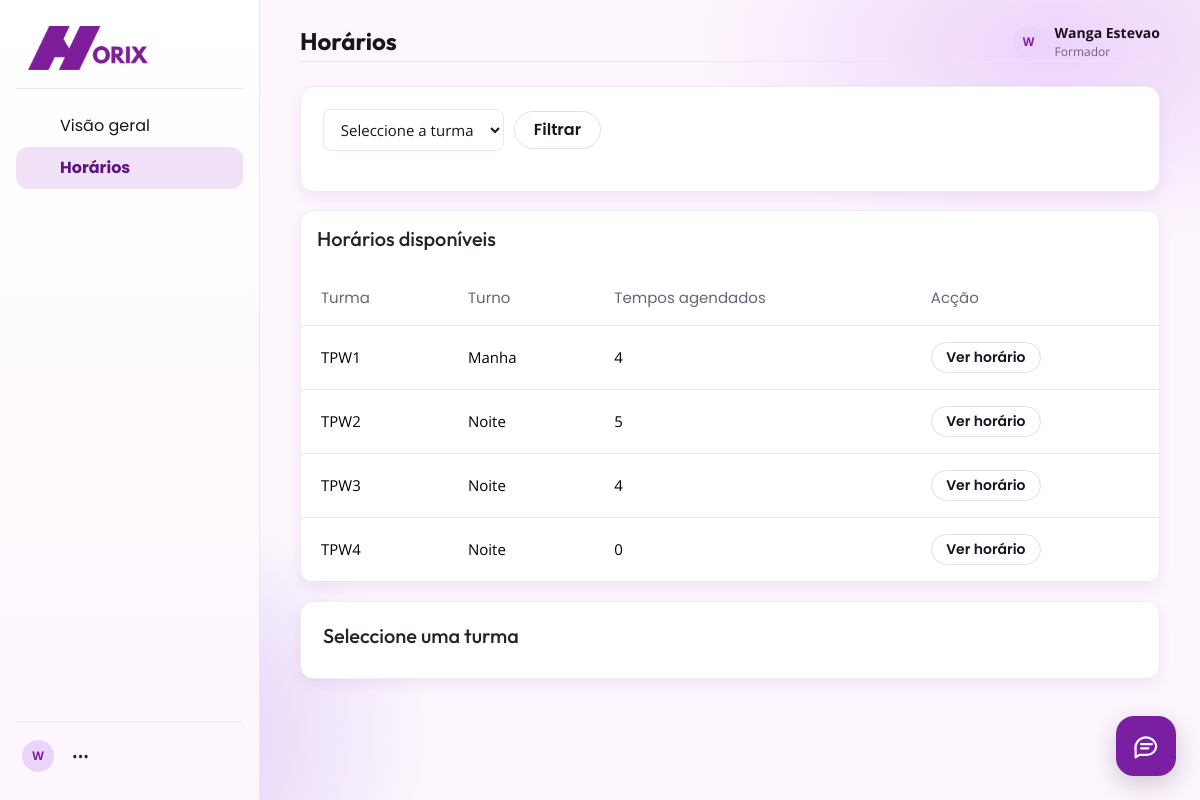
/View/html-php/GerarHorario.php (signed in), run on the app's committed database.
### tables this page shows
CREATE TABLE `utilizador` (
  `id_utilizador` int(11) NOT NULL,
  `nome` varchar(100) NOT NULL,
  `email` varchar(120) NOT NULL,
  `senha` varchar(255) NOT NULL,
  `perfil` enum('Chefe de Departamento','Formador') NOT NULL,
  `ativo` tinyint(1) NOT NULL DEFAULT 1,
  `criado_em` timestamp NOT NULL DEFAULT current_timestamp()
);

CREATE TABLE `turma` (
  `id_turma` int(11) NOT NULL,
  `nome` varchar(50) NOT NULL,
  `id_curso` int(11) NOT NULL,
  `turno` enum('manha','tarde','noite') NOT NULL DEFAULT 'noite',
  `num_formandos` int(11) NOT NULL DEFAULT 30,
  `data_inicio` date DEFAULT NULL
);

### View/html-php/GerarHorario.php (the view, shortened to what the rows shown need)
<?php
require_once '../../bootstrap.php';
layout_start('Horários');
?>
<div class="card table-wrap" style="margin-bottom:18px">
    <table class="table align-middle mb-0">
        <thead>
            <tr>
                <th>Turma</th>
                <th>Turno</th>
                <th>Tempos agendados</th>
                <th>Acção</th>
            </tr>
        </thead>
        <tbody>
            <?php $listaHorarios = rows("SELECT t.id_turma,t.nome,t.turno,COUNT(h.id_horario) AS total FROM turma t LEFT JOIN horario h ON h.id_turma=t.id_turma GROUP BY t.id_turma,t.nome,t.turno ORDER BY t.nome"); ?>
            <?php foreach ($listaHorarios as $lh): ?>
                <tr>
                    <td><?= e($lh['nome']) ?></td>
                    <td><?= e(ucfirst($lh['turno'])) ?></td>
                    <td><?= (int)$lh['total'] ?></td>
                    <td><a class="btn btn-light border btn-sm" href="GerarHorario.php?turma=<?= (int)$lh['id_turma'] ?>">Ver horário</a>
                    </td>
                </tr>
            <?php endforeach; ?>
        </tbody>
    </table>
</div>
<?php
layout_end();

### bootstrap.php (shortened to what the rows shown need)
<?php
require_once __DIR__ . '/Conexao/Conexao.php';
function e($v): string
{
    return htmlspecialchars((string) $v, ENT_QUOTES, 'UTF-8');
}
function logged(): bool
{
    return !empty($_SESSION['user']);
}
function refresh_session_user(): void
{
    static $done = false;
    if ($done || !logged()) {
        return;
    }
    $u = one(
        'SELECT id_utilizador,nome,email,perfil FROM utilizador WHERE id_utilizador=? AND ativo=1',
        'i',
        (int) ($_SESSION['user']['id'] ?? 0)
    );
}
function require_login(): void
{
    refresh_session_user();
}
function user(): array
{
    return $_SESSION['user'] ?? [];
}
function enforce_page_access(): void
{
    require_login();
}
function rows(string $sql, string $types = '', ...$args): array
{
    $st = db()->prepare($sql);
    if ($types) {
        $st->bind_param($types, ...$args);
    }
    $st->execute();
    $r = $st->get_result();
    return $r ? $r->fetch_all(MYSQLI_ASSOC) : [];
}
function one(string $sql, string $types = '', ...$args): ?array
{
    $a = rows($sql, $types, ...$args);
    return $a[0] ?? null;
}
function layout_start(string $title, string $subtitle = ''): void
{
    $u = user();
    $inicial = e(strtoupper(substr($u['nome'] ?? 'U', 0, 1)));
?>
    <!doctype html>
    <html lang="pt">
    <head>
        <link rel="stylesheet" href="../css/bootstrap.min.css">
        <link rel="stylesheet" href="../css/app.css">
    </head>
    <body>
        <aside class="sidebar">
        <div class="sidebar-bottom dropup">
            <div class="user-row">
                <div class="avatar"><?= $inicial ?></div>
                <a href="#" class="text-body px-2" data-bs-toggle="dropdown" aria-label="Opções">•••</a>
            </div>
        </div>
        </aside>
        <main class="main">
            <header class="topbar">
                <div class="title-wrap">
                    <div>
                        <h1><?= e($title) ?></h1>
                    </div>
                </div>
                <div class="profile">
                    <div class="avatar"><?= $inicial ?></div>
                    <div>
                        <strong><?= e($u['nome'] ?? 'Utilizador') ?></strong>
                        <small><?= e($u['perfil'] ?? '') ?></small>
                    </div>
                </div>
            </header>
            <section class="content">
            <?php
        }
        function layout_end(): void
        {
            ?>
            </section>
        </main>
    </body>
    </html>
<?php
        }
enforce_page_access();

### data on the page
utilizador: nome "W", nome "Wanga Estevao", perfil "Formador"
turma: nome "TPW1", turno "Manha", total "4"
turma: nome "TPW2", turno "Noite", total "5"
turma: nome "TPW3", turno "Noite", total "4"
turma: nome "TPW4", turno "Noite", total "0"

### other printed values
$n[1] "Visão geral"
$n[1] "Horários"
$title "Horários"
